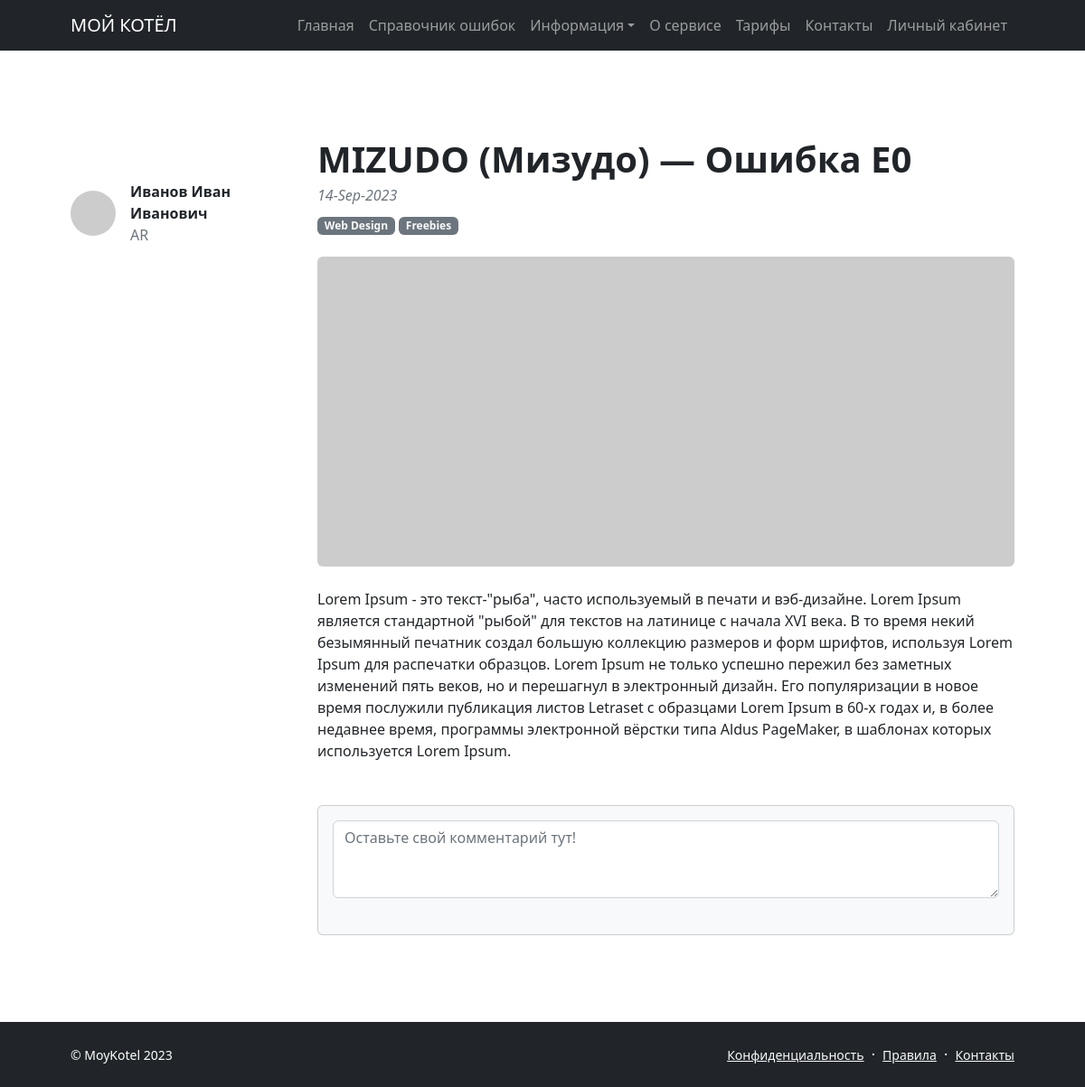
The app's page /oshibki-kotlov/7 with its own data.
### moykotel/models.py (models this page shows, shortened)
class Post(models.Model):
    post_author = models.ForeignKey(
        Author,
        on_delete=models.CASCADE
    )
    post_category = models.ManyToManyField(
        Category,
        through='PostCategory',
        related_name='posts'
    )
    post_title = models.CharField(
        max_length=56,
        db_index=True,
        unique=True
    )
    post_text = models.TextField()
    post_date = models.DateField(auto_now_add=True)
    post_rating = models.SmallIntegerField(default=0)
    ARTICLE = 'AR'
    NEWS = 'NW'
    CATEGORY_TYPES = [
        (ARTICLE, "Статья"),
        (NEWS, "Новость")
    ]
    post_type = models.CharField(max_length=2, choices=CATEGORY_TYPES, default=ARTICLE)

class Author(models.Model):
    author_user = models.OneToOneField(User, on_delete=models.CASCADE)
    author_rating = models.SmallIntegerField(default=0)

### moykotel/views.py (the view)
# urls.py: path('oshibki-kotlov/<int:id>', PostDetail.as_view()),
class PostDetail(DetailView):
    model = Post
    template_name = 'post.html'
    context_object_name = 'post'
    pk_url_kwarg = 'id'

### moykotel/templatetags/custom_filters.py (called while the page is built)
@register.filter()
def date_format(value):
   return datetime.strftime(value, '%d-%b-%Y')

@register.filter()
def censor(text):
    if isinstance(text, str):
        cens_list = ['редиска', 'чудак']
        filter_text = re.split(r"\W", text)
        for word in filter_text:
            if word in cens_list:
                cens_word = word[0] + '*' * (len(word) - 1)
                text = text.replace(word, cens_word)
        return text
    else:
        print(f'Переменная {text} не может быть обработана, так как не является строкой :(')

### moykotel/templatetags/custom_tags.py (called while the page is built)
@register.simple_tag()
def copyright(format_string='%Y'):
   return f'© MoyKotel {datetime.utcnow().strftime(format_string)}'

### templates/post.html (shortened to what this page needs)
{% extends 'flatpages/default.html' %}
{% load custom_filters %}
{% block page_content %}
            <section class="py-5">
                <div class="container px-5 my-5">
                    <div class="row gx-5">
                        <div class="col-lg-3">
                            <div class="d-flex align-items-center mt-lg-5 mb-4">
                                <img class="img-fluid rounded-circle" src="https://dummyimage.com/50x50/ced4da/6c757d.jpg" alt="..." />
                                <div class="ms-3">
                                    <div class="fw-bold">{{ post.post_author.author_user }}</div>
                                    <div class="text-muted">{{ post.post_type}}</div>
                                </div>
                            </div>
                        </div>
                        <div class="col-lg-9">
                            <article>
                                <header class="mb-4">
                                    <h1 class="fw-bolder mb-1">{{ post.post_title }}</h1>
                                    <div class="text-muted fst-italic mb-2">{{ post.post_date|date_format }}</div>
                                    <a class="badge bg-secondary text-decoration-none link-light" href="#!">Web Design</a>
                                    <a class="badge bg-secondary text-decoration-none link-light" href="#!">Freebies</a>
                                </header>
                                <figure class="mb-4"><img class="img-fluid rounded" src="https://dummyimage.com/900x400/ced4da/6c757d.jpg" alt="..." /></figure>
                                <section class="mb-5">
                                    {{ post.post_text|censor }}
                                </section>
                            </article>
                            <section>
                                <div class="card bg-light">
                                    <div class="card-body">
                                        <form class="mb-4">
                                            <textarea class="form-control" rows="3" placeholder="Оставьте свой комментарий тут!"></textarea>
                                        </form>
                                    </div>
                                </div>
                            </section>
                        </div>
                    </div>
                </div>
            </section>
{% endblock page_content %}

### records on screen
Post: post_author.author_user "Иванов Иван Иванович", post_type "AR", post_title "MIZUDO (Мизудо) — Ошибка E0", post_date "14-Sep-2023", post_text|censor "Lorem Ipsum - это текст-\"рыба\", часто используемый в печати и вэб-дизайне. Lorem Ipsum является стандартной \"рыбой\" для текстов на латинице с начала XVI века. В то время некий безымянный печатник создал большую коллекцию размеров и форм шрифтов, используя Lorem Ipsum для распечатки образцов. Lorem Ipsum не только успешно пережил без заметных изменений пять веков, но и перешагнул в электронный дизайн. Его популяризации в новое время послужили публикация листов Letraset с образцами Lorem Ipsum в 60-х годах и, в более недавнее время, программы электронной вёрстки типа Aldus PageMaker, в шаблонах которых используется Lorem Ipsum."
